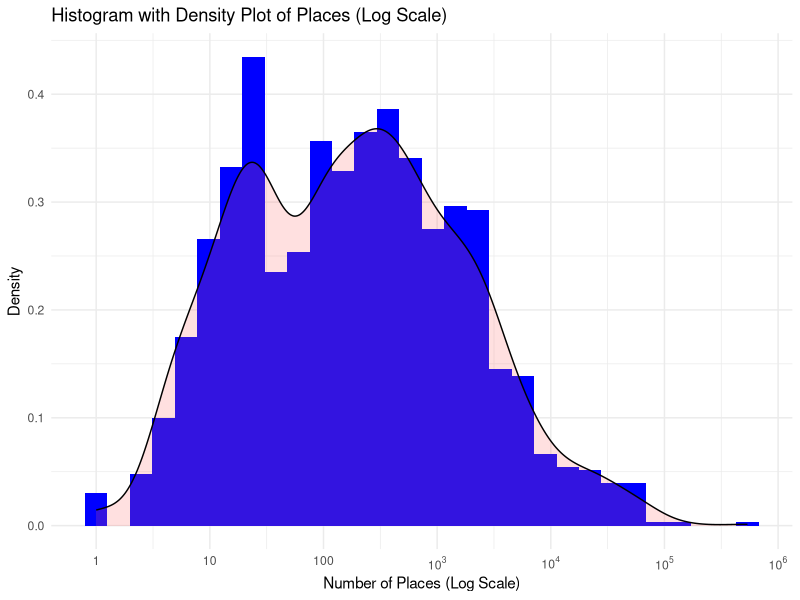
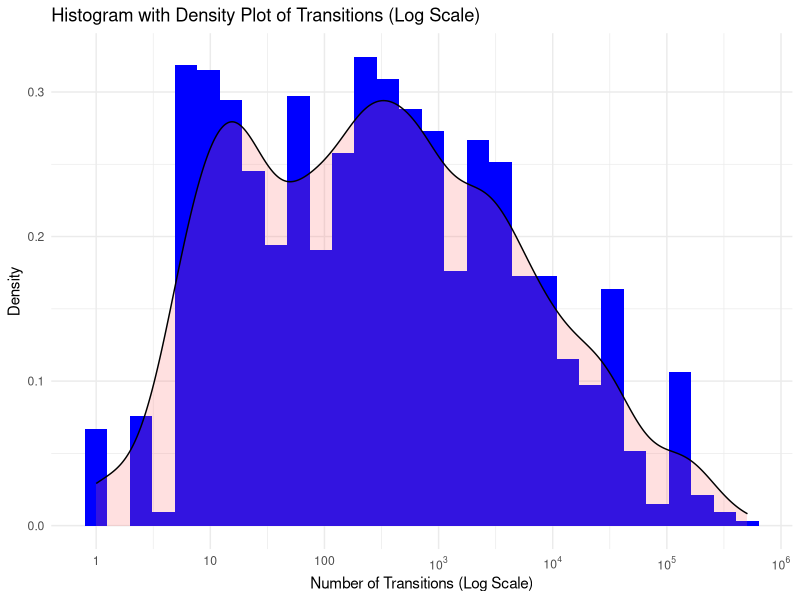
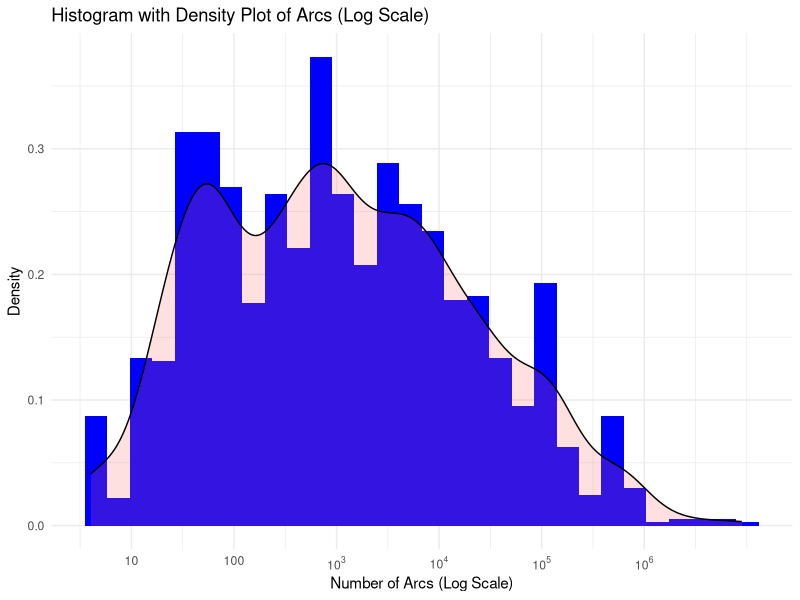
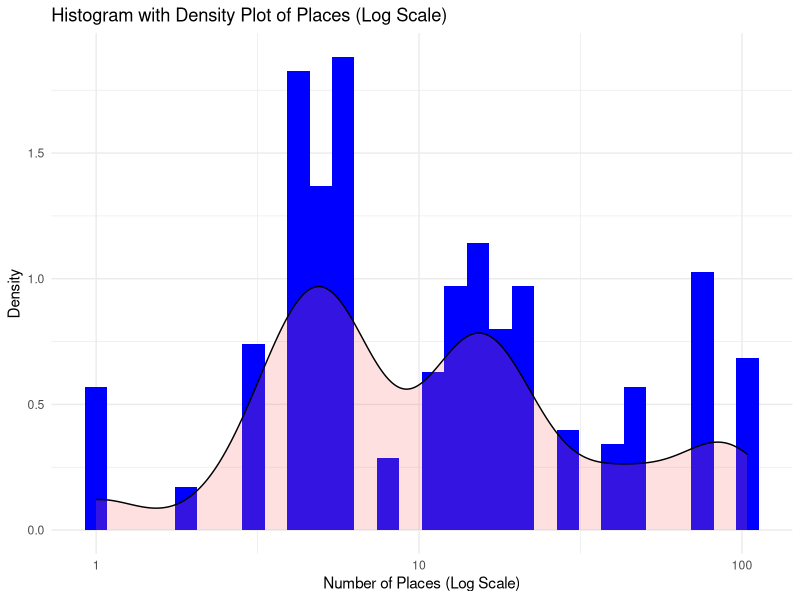
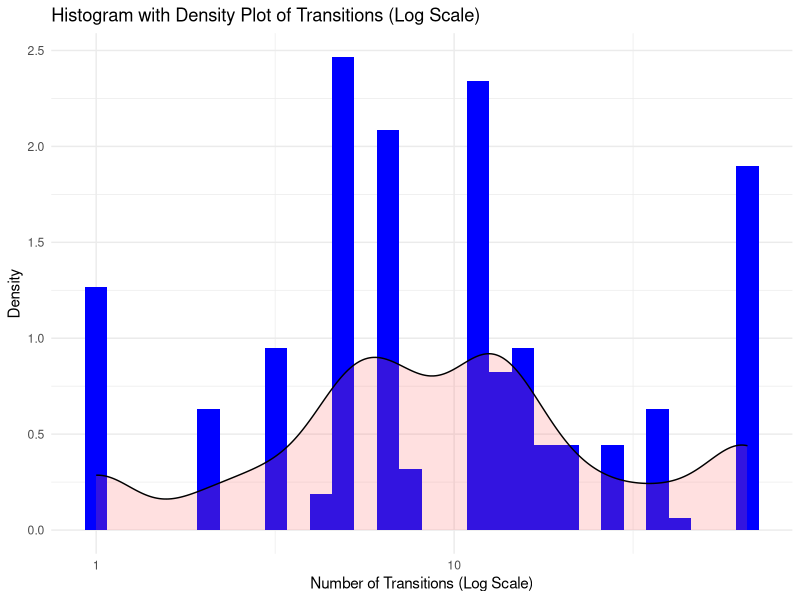
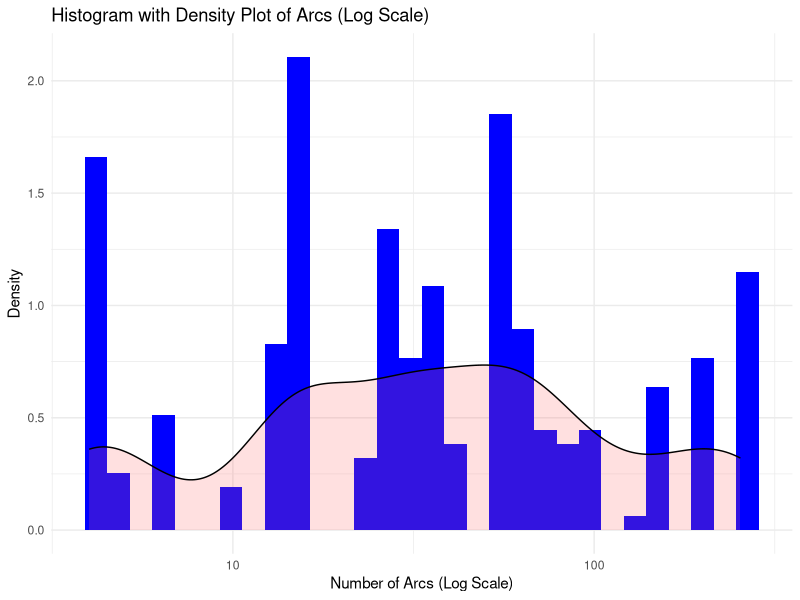
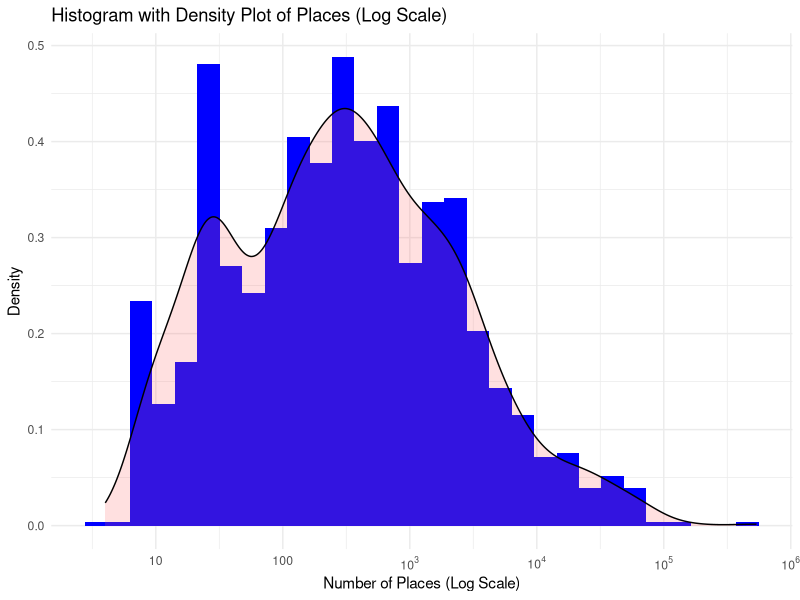
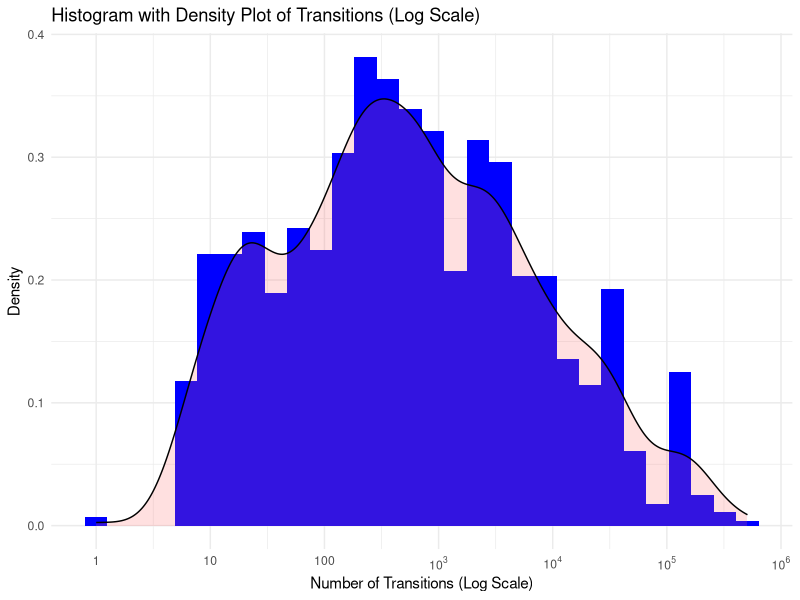

Recreate these plots in R, in order.
# Import necessary libraries
library(ggplot2)
library(readr)
library(scales)
library(tidyr)
library(dplyr)

# Function to create density histogram plot
create_density_plot <- function(df, column_name, model_type=NULL) {
  if (!is.null(model_type)) {
    df <- df %>% filter(ModelType == model_type)
  }
  
  p <- ggplot(df, aes_string(x = column_name)) +
    geom_histogram(aes(y = ..density..), bins = 30, fill = "blue") +
    geom_density(alpha = .2, fill = "#FF6666") +  # Add density plot
    scale_x_log10(breaks = c(1,10,100,1e3,1e4,1e5,1e6),  # Manual breaks
                  labels = c("1", "10", 100 ,expression(10^3), expression(10^4),
                             expression(10^5), expression(10^6))) +  # Manual labels
    theme_minimal() +
    ggtitle(paste0("Histogram with Density Plot of ", column_name, " (Log Scale)")) +
    xlab(paste0("Number of ", column_name, " (Log Scale)")) +
    ylab("Density")
  
  # Save the plot to a PNG file
  ggsave(filename = paste0(column_name, "_density_plot_", model_type, ".png"), plot = p, dpi = 300)
}

# Function to create box plot
create_box_plot <- function(df, model_type=NULL) {
  if (!is.null(model_type)) {
    df <- df %>% filter(ModelType == model_type)
  } else {
    model_type <- "All"
  }
  
  df_long <- pivot_longer(df, cols = c(Places, Transitions, Arcs), names_to = "Metric", values_to = "Count")
  
  p <- ggplot(df_long, aes(x = Metric, y = Count)) +
    geom_boxplot() +
    scale_y_log10(breaks = c(1,10,100,1e3,1e4,1e5,1e6,1e7),  # Manual breaks
                  labels = c("1", "10", "100" ,expression(10^3), expression(10^4),
                             expression(10^5), expression(10^6), expression(10^7))) +  # Manual labels
    theme_minimal() +
    ggtitle(paste0("Box Plot of Places, Transitions, and Arcs (Log Scale)")) +
    xlab("Metric") +
    ylab("Count (Log Scale)")
  
  ggsave(filename = paste0("box_plot_", model_type, ".png"), plot = p, dpi = 300)
}

# Load the data
data <- read_csv("ModelDescriptions.csv")

# Split Model column into ModelFamily, ModelType, ModelInstance
data <- data %>% 
  separate(Model, into = c("ModelFamily", "ModelType", "ModelInstance"), sep = "-")

# Invoke the function for Places, Transitions, and Arcs
create_density_plot(data, "Places")
create_density_plot(data, "Transitions")
create_density_plot(data, "Arcs")

# Invoke the function for Places, Transitions, and Arcs for each ModelType separately
create_density_plot(data, "Places", "COL")
create_density_plot(data, "Transitions", "COL")
create_density_plot(data, "Arcs", "COL")

create_density_plot(data, "Places", "PT")
create_density_plot(data, "Transitions", "PT")
create_density_plot(data, "Arcs", "PT")

# Create box plot for all data
create_box_plot(data)

# Create box plot for each ModelType separately
create_box_plot(data, "COL")
create_box_plot(data, "PT")
